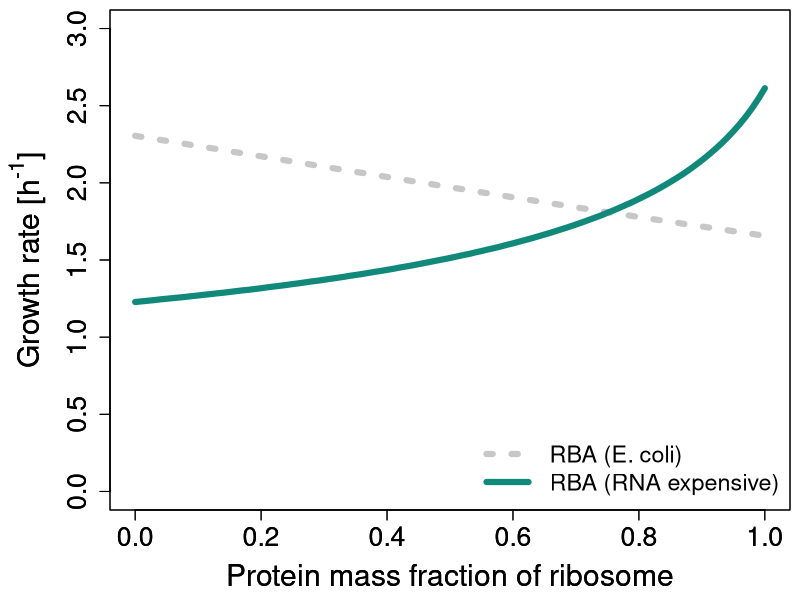
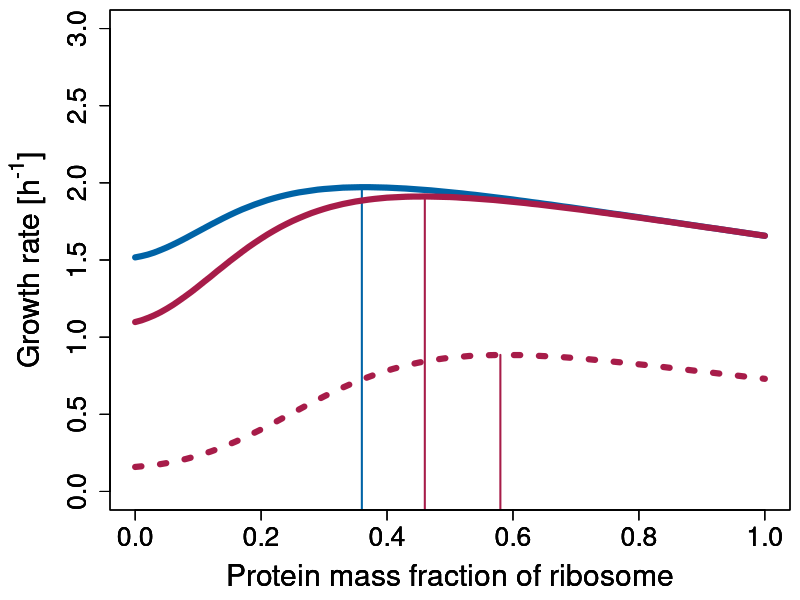
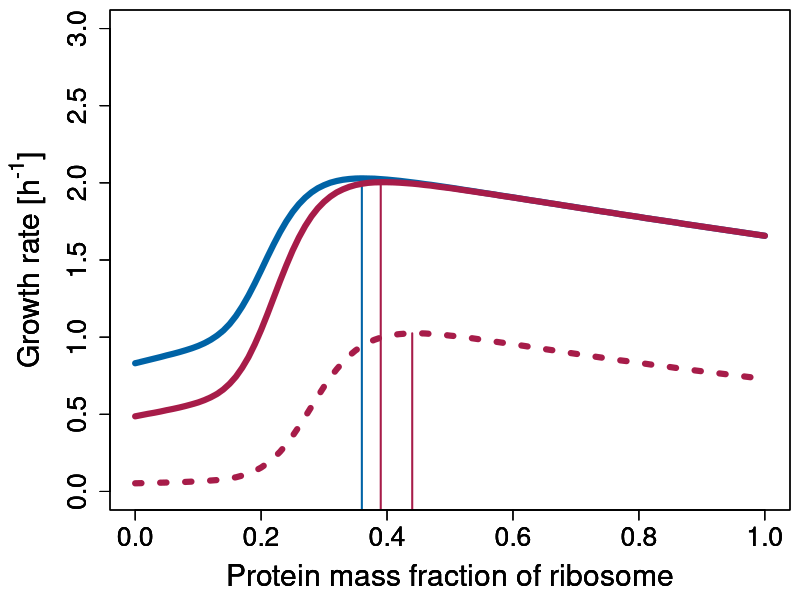
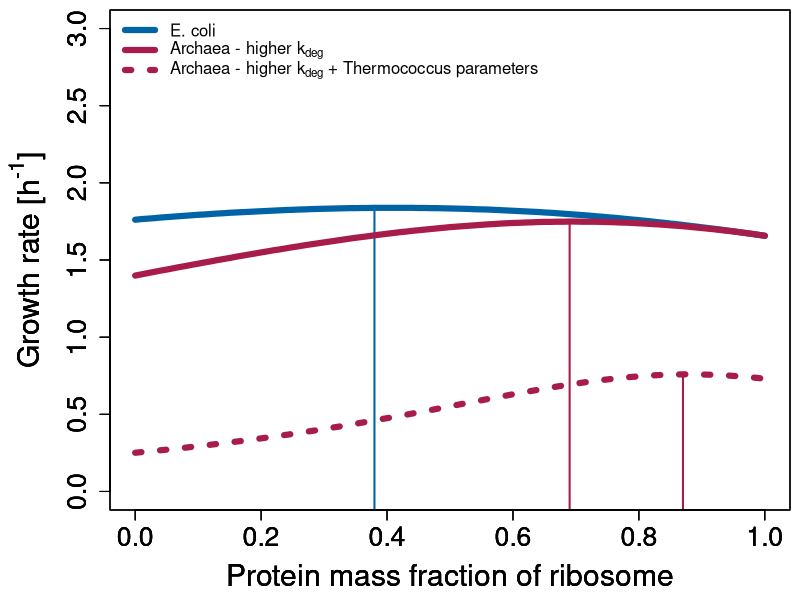
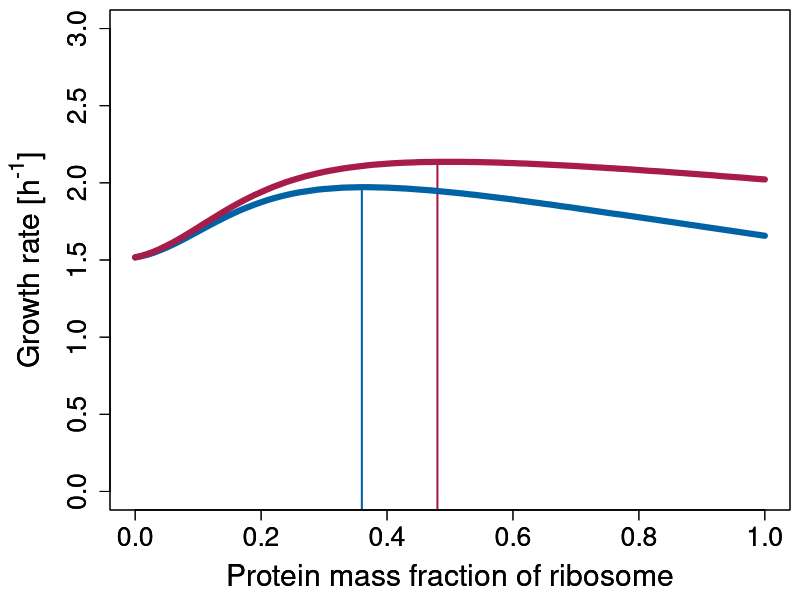
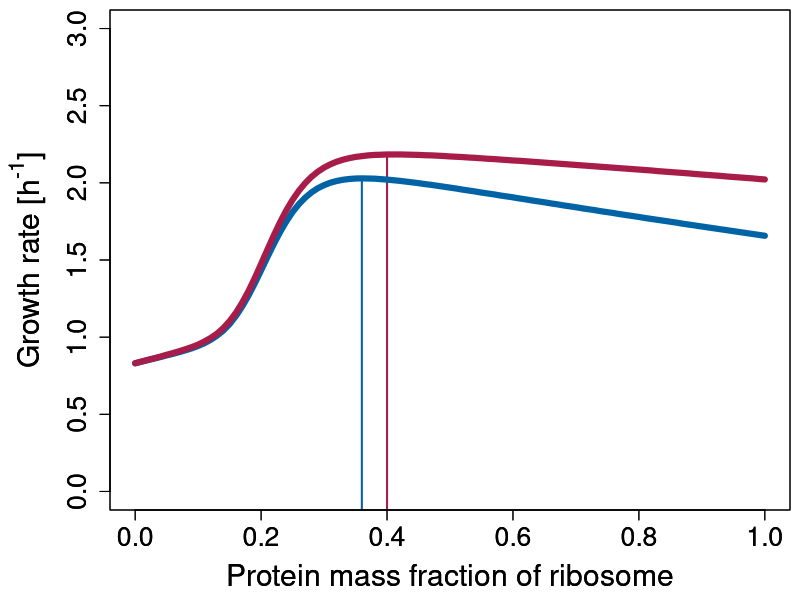
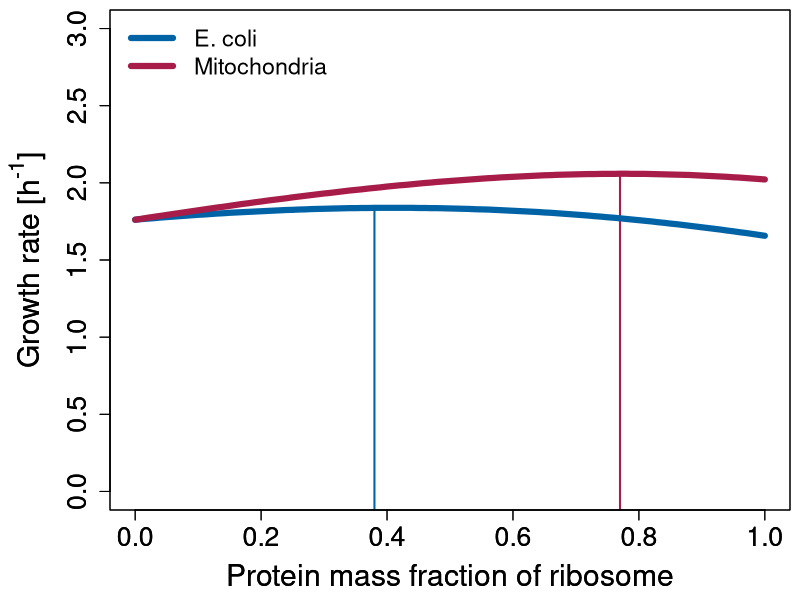
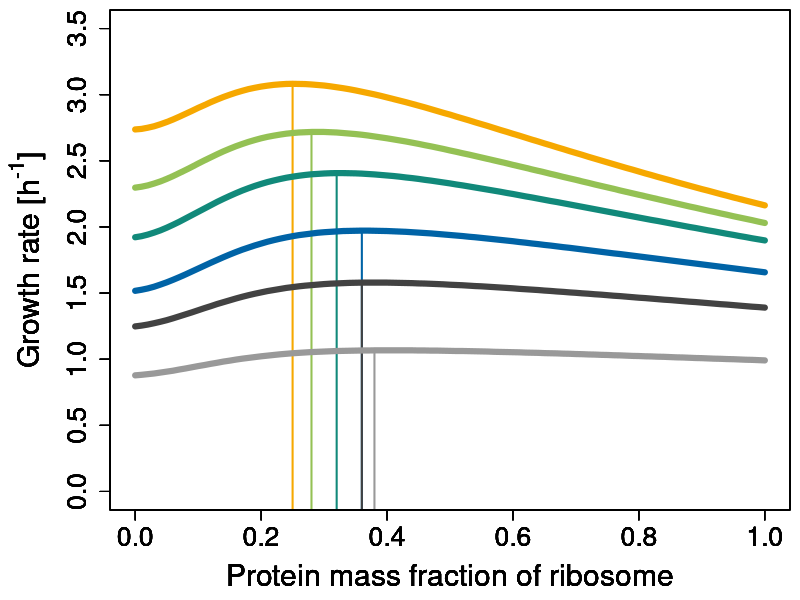

Source code (R) for these figures, in order:
library(here)

#### read simulation results ###################################################
filenames <- c("RBA")
all_data <- read.csv(here("data", "RBA_growth_rates.csv"))
all_data$prot_fraction <- round(as.numeric(all_data$prot_fraction),3)


#### save max. mu and optimal xrP ##############################################
stats <- data.frame()
for(name in unique(all_data$name)){
  one <- all_data[all_data$name == name,]
  row <- c(one$prot_fraction[which.max(one$growth_rate)],
           max(one$growth_rate), 
           one$growth_rate[which(one$prot_fraction == 0.36)])
 stats <- rbind(stats, row)
}
colnames(stats) <- c("xrp_opt", "mu_opt", "mu_0.36")
rownames(stats) <- unique(all_data$name)

write.csv(stats, here("data", "stats.csv"))

#### define plotting parameters and functions ##################################
fig_size <- c(18,14)
leg_size <- 1.4
ylim <- c(0,3)
xlim <- c(0,1)
lwd <- 6
mar <- c(4.5,5.5,0.5,0.5)

uni_blue <- "#0063a6"
uni_red <- "#a71c49"
uni_teal <- "#11897a"
uni_green <- "#94c154"
uni_yellow <- "#f6a800"

media <- c("_LB", "_glcAA", "_glyAA", "_glc", "_gly", "_succ")
colors <- c(uni_yellow, uni_green, uni_teal, uni_blue, "gray26", "gray60")
legend_media <- c("LB", "Glc+AA", "Gly+AA", "Glc", "Gly", "Succ")


plot_curve <- function(data, xlim, ylim, lty, col){
  plot(data$prot_fraction, data$growth_rate,
       xlim = xlim,
       ylim = ylim,  
       lty = lty,
       col = col,
       type = "l", 
       xlab = "Protein mass fraction of ribosome", 
       ylab = expression(paste("Growth rate [h"^"-1"*"]")),
       cex.axis = 1.6, 
       cex.lab = 1.8, 
       lwd = 6)
}

add_max_mu_lines <- function(stats, dataset_names, colors){
  for(i in 1:length(dataset_names)){
    name <- dataset_names[i]
    lines(c(stats[name, "xrp_opt"], stats[name, "xrp_opt"]),
          c(-1, stats[name, "mu_opt"]),
          col = colors[i], lwd = 2)
  }
}

plot_curves <- function(all_data, stats, dataset_names, colors, ltys, xlim, ylim, max_mu_lines){
  plot(NA, xlim = xlim, ylim = ylim, axes = FALSE, ylab = NA, xlab = NA)
  
  if(max_mu_lines == TRUE){
    add_max_mu_lines(stats, dataset_names, colors)
  }
  par(new=TRUE)
  
  for(i in 1:length(dataset_names)){
    dataset <- all_data[all_data$name == dataset_names[i],]
    plot_curve(dataset, xlim, ylim, ltys[i], colors[i])
    par(new=TRUE)
  }
  par(new=FALSE)
}



#### RBA reverse ###############################################################
png(filename = here("plots", "mus_RBA_reverse.png"), type="cairo", units="cm", 
    width=fig_size[1], height=fig_size[2], res=300)
  par(mar = mar)
  
  plot_curves(all_data, stats,
              c("base_activities_glc", "base_rna_expensive_reverse"),
              c("grey78", uni_teal),
              c(3,1), xlim, ylim, FALSE)
  
  legend("bottomright", legend = c("RBA (E. coli)", "RBA (RNA expensive)"), 
         lty = c(3,1), lwd = lwd,
         col = c("grey78", uni_teal), bty = "n", cex = leg_size)
dev.off()


#### E. coli vs. Archaea #######################################################
for(deg_type in c("extended_hill-2", "extended_hill-6", "extended")){
  png(filename = here("plots", paste0("mus_", deg_type, "_arch.png")), type="cairo", units="cm", 
      width=fig_size[1], height=fig_size[2], res=300)
  par(mar = mar)
  
  plot_curves(all_data, stats,
            paste(deg_type, c("activities_glc", "activities_arch", "archaea_arch2"), sep="_"),
            c(uni_blue, uni_red, uni_red), 
            c(1,1,3), xlim, ylim, TRUE)
  if (deg_type == "extended"){
    legend("topleft", 
           legend = c("E. coli",
                      expression(paste("Archaea - higher k"["deg"])),
                      expression(paste("Archaea - higher k"["deg"]," + Thermococcus parameters"))),
                      lty = c(1,1,3), 
           col = c(uni_blue, uni_red, uni_red), 
           lwd = lwd,
           bty = "n")
  }
  par(new=FALSE)
  dev.off()
}


#### E. coli vs. mitochondria ##################################################
for(deg_type in c("_hill-2", "_hill-6", "")){
  to_plot <- c(paste0("extended", deg_type, "_activities_glc"), 
               paste0("extended_mito", deg_type, "_activities_mito"))
  
  png(filename = here("plots", paste0("mus_mito", deg_type, ".png")), 
      type="cairo", units="cm", 
      width=fig_size[1], height=fig_size[2], res=300)
  par(mar = mar)
  
  plot_curves(all_data, stats, to_plot,
              c(uni_blue, uni_red), 
              c(1,1,1), xlim, ylim, TRUE)
  par(new=TRUE)
  if (deg_type == ""){
    legend("topleft", 
           legend = c("E. coli", "Mitochondria"),
           lty = c(1,1,3), 
           col = c(uni_blue, uni_red), 
           lwd = lwd,
           cex = leg_size,
           bty = "n")
  }
  par(new=FALSE)
  dev.off()
}


#### Six different media #######################################################
with_legend <- c("extended_activities", 
                 "base_activities", 
                 "extended_hill-6_activities2", 
                 "extended_hill-6_activities_var_kel")

for(deg_type in c("extended_hill-2_activities", 
                  "extended_hill-6_activities", 
                  "extended_hill-6_activities_var_kel", 
                  "extended_hill-6_activities2", 
                  "extended_activities", 
                  "base_activities", 
                  "Kostinski_Kostinski")){
  png(filename = here("plots", paste0("mus_media_", gsub("_activities", "", deg_type), ".png")), 
      type="cairo", units="cm", 
      width=fig_size[1], height=fig_size[2], res=300)
  par(mar = c(mar[1:3], 0.5))

  ylim <- 3.5
  if(deg_type == "Kostinski_Kostinski"){
    ylim <- 2.2
  }else if(deg_type == "base_activities"){
    ylim <- 4
  }
  max_mu_lines <- ifelse(deg_type == "base_activities", FALSE, TRUE)
  
  plot_curves(all_data, stats,
              paste0(deg_type, media), 
              colors, c(1,1,1,1,1,1), xlim, c(0,ylim), 
              max_mu_lines = max_mu_lines)
  par(xpd = NA)
  
  if(deg_type %in% with_legend){
    legend(0.48, 0.82, legend = legend_media[1:3],
           lty = 1, lwd = lwd,
           col = colors[1:3],
           bty = "n", cex = leg_size)
    legend(0.78, 0.82, legend =  legend_media[4:6],
           lty = 1, lwd = lwd,
           col = colors[4:6],
           bty = "n", cex = leg_size)
  }
  if(deg_type %in% c("Kostinski_Kostinski")){
    legend("topright", 
           legend = legend_media,
           lty = 1, lwd = lwd,
           col = colors,
           bty = "n", cex = leg_size)
  }
  par(xpd = FALSE)
  dev.off()
}
